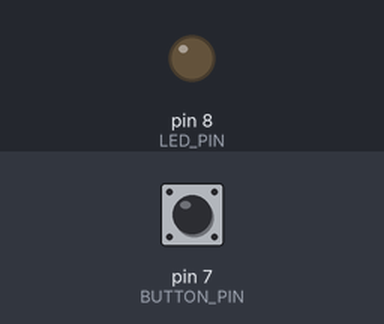
Simulated run of this sketch. Board: Arduino Uno, built with avr-gcc and run on an emulated ATmega328P. Shown: output pins drawn as LEDs (lit = HIGH). Inputs (shaded band) come from the test bench; at power-on: pin 7 (BUTTON_PIN) HIGH.

Above: at 1.2 s.
1.3 s: pin 7 (BUTTON_PIN) pulled LOW for 0.15 s
At 2.0 s:
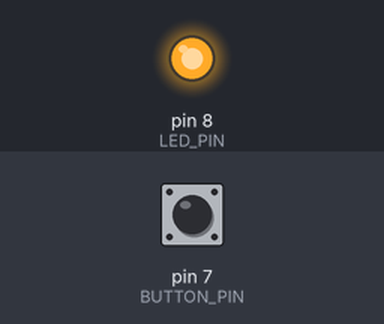
2.9 s: pin 7 (BUTTON_PIN) pulled LOW for 1 s
At 4.4 s:
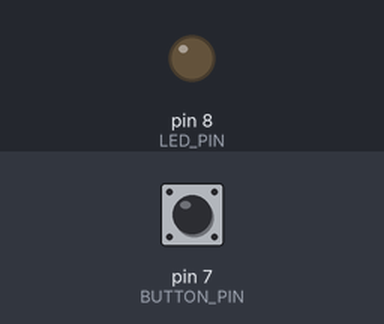
5.4 s: pin 7 (BUTTON_PIN) pulled LOW for 3.2 s
At 9.2 s:
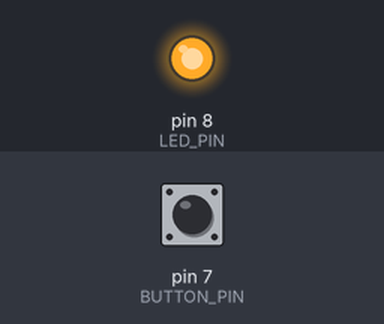
Timing chart, 0 to 10.7 s (numbered marks = the images above; inputs shaded):
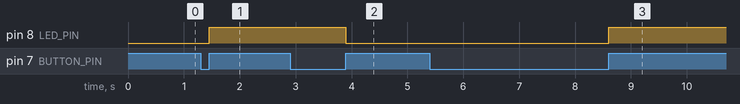

The sketch:

Led_switch.ino
```cpp
#define LED_PIN 8
#define BUTTON_PIN 7
int lastbuttonstate;
int ledstate = LOW;

void setup() {
  pinMode(LED_PIN, OUTPUT);
  pinMode(BUTTON_PIN, INPUT);
  lastbuttonstate = digitalRead(BUTTON_PIN);
}

void loop() {
  int buttonstate = digitalRead(BUTTON_PIN);
  if(buttonstate != lastbuttonstate)
  {
    lastbuttonstate = buttonstate;
    if(buttonstate == HIGH)
    {
      ledstate = !ledstate;
      digitalWrite(LED_PIN, ledstate);
    }
  }
}
```

Measured:
- after the input at 1.3 s, pin 8 (LED_PIN): LOW → HIGH after 0.15 s
- after the input at 2.9 s, pin 8 (LED_PIN): HIGH → LOW after 1.0 s
- after the input at 5.4 s, pin 8 (LED_PIN): LOW → HIGH after 3.2 s
